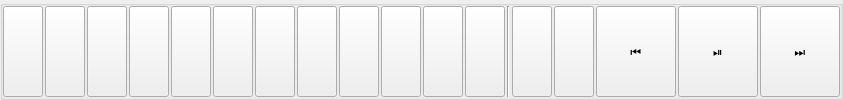
                     <widget class="QGroupBox" name="groupBox_6">
                      <property name="title">
                       <string/>
                      </property>
                      <layout class="QHBoxLayout" name="horizontalLayout_4">
                       <property name="spacing">
                        <number>2</number>
                       </property>
                       <property name="leftMargin">
                        <number>0</number>
                       </property>
                       <property name="topMargin">
                        <number>0</number>
                       </property>
                       <property name="rightMargin">
                        <number>0</number>
                       </property>
                       <property name="bottomMargin">
                        <number>0</number>
                       </property>
                       <item>
                        <widget class="QPushButton" name="pushButton_2">
                         <property name="sizePolicy">
                          <sizepolicy hsizetype="Minimum" vsizetype="Maximum">
                           <horstretch>0</horstretch>
                           <verstretch>0</verstretch>
                          </sizepolicy>
                         </property>
                         <property name="minimumSize">
                          <size>
                           <width>30</width>
                           <height>25</height>
                          </size>
                         </property>
                         <property name="maximumSize">
                          <size>
                           <width>16777205</width>
                           <height>16777204</height>
                          </size>
                         </property>
                         <property name="text">
                          <string/>
                         </property>
                         <property name="icon">
                          <iconset resource="../Imgs/imgRes.qrc">
                           <normaloff>:/Icons/f1.png</normaloff>:/Icons/f1.png</iconset>
                         </property>
                         <property name="iconSize">
                          <size>
                           <width>22</width>
                           <height>20</height>
                          </size>
                         </property>
                        </widget>
                       </item>
                       <item>
                        <widget class="QPushButton" name="pushButton_3">
                         <property name="minimumSize">
                          <size>
                           <width>30</width>
                           <height>25</height>
                          </size>
                         </property>
                         <property name="maximumSize">
                          <size>
                           <width>16777205</width>
                           <height>16777204</height>
                          </size>
                         </property>
                         <property name="text">
                          <string/>
                         </property>
                         <property name="icon">
                          <iconset resource="../Imgs/imgRes.qrc">
                           <normaloff>:/Icons/f2.png</normaloff>:/Icons/f2.png</iconset>
                         </property>
                         <property name="iconSize">
                          <size>
                           <width>22</width>
                           <height>20</height>
                          </size>
                         </property>
                        </widget>
                       </item>
                       <item>
                        <widget class="QPushButton" name="pushButton_18">
                         <property name="minimumSize">
                          <size>
                           <width>30</width>
                           <height>25</height>
                          </size>
                         </property>
                         <property name="maximumSize">
                          <size>
                           <width>16777205</width>
                           <height>16777204</height>
                          </size>
                         </property>
                         <property name="text">
                          <string/>
                         </property>
                         <property name="icon">
                          <iconset resource="../Imgs/imgRes.qrc">
                           <normaloff>:/Icons/f3.png</normaloff>:/Icons/f3.png</iconset>
                         </property>
                         <property name="iconSize">
                          <size>
                           <width>22</width>
                           <height>20</height>
                          </size>
                         </property>
                        </widget>
                       </item>
                       <item>
                        <widget class="QPushButton" name="pushButton_17">
                         <property name="minimumSize">
                          <size>
                           <width>30</width>
                           <height>25</height>
                          </size>
                         </property>
                         <property name="maximumSize">
                          <size>
                           <width>16777205</width>
                           <height>16777204</height>
                          </size>
                         </property>
                         <property name="text">
                          <string/>
                         </property>
                         <property name="icon">
                          <iconset resource="../Imgs/imgRes.qrc">
                           <normaloff>:/Icons/f4.png</normaloff>:/Icons/f4.png</iconset>
                         </property>
                         <property name="iconSize">
                          <size>
                           <width>22</width>
                           <height>20</height>
                          </size>
                         </property>
                        </widget>
                       </item>
                       <item>
                        <widget class="QPushButton" name="pushButton_16">
                         <property name="minimumSize">
                          <size>
                           <width>30</width>
                           <height>25</height>
                          </size>
                         </property>
                         <property name="maximumSize">
                          <size>
                           <width>16777205</width>
                           <height>16777204</height>
                          </size>
                         </property>
                         <property name="text">
                          <string/>
                         </property>
                         <property name="icon">
                          <iconset resource="../Imgs/imgRes.qrc">
                           <normaloff>:/Icons/f5.png</normaloff>:/Icons/f5.png</iconset>
                         </property>
                         <property name="iconSize">
                          <size>
                           <width>22</width>
                           <height>20</height>
                          </size>
                         </property>
                        </widget>
                       </item>
                       <item>
                        <widget class="QPushButton" name="pushButton_15">
                         <property name="minimumSize">
                          <size>
                           <width>30</width>
                           <height>25</height>
                          </size>
                         </property>
                         <property name="maximumSize">
                          <size>
                           <width>16777205</width>
                           <height>16777204</height>
                          </size>
                         </property>
                         <property name="text">
                          <string/>
                         </property>
                         <property name="icon">
                          <iconset resource="../Imgs/imgRes.qrc">
                           <normaloff>:/Icons/f6.png</normaloff>:/Icons/f6.png</iconset>
                         </property>
                         <property name="iconSize">
                          <size>
                           <width>22</width>
                           <height>20</height>
                          </size>
                         </property>
                        </widget>
                       </item>
                       <item>
                        <widget class="QPushButton" name="pushButton_14">
                         <property name="minimumSize">
                          <size>
                           <width>30</width>
                           <height>25</height>
                          </size>
                         </property>
                         <property name="maximumSize">
                          <size>
                           <width>16777205</width>
                           <height>16777204</height>
                          </size>
                         </property>
                         <property name="text">
                          <string/>
                         </property>
                         <property name="icon">
                          <iconset resource="../Imgs/imgRes.qrc">
                           <normaloff>:/Icons/f7.png</normaloff>:/Icons/f7.png</iconset>
                         </property>
                         <property name="iconSize">
                          <size>
                           <width>22</width>
                           <height>20</height>
                          </size>
                         </property>
                        </widget>
                       </item>
                       <item>
                        <widget class="QPushButton" name="pushButton_13">
                         <property name="minimumSize">
                          <size>
                           <width>30</width>
                           <height>25</height>
                          </size>
                         </property>
                         <property name="maximumSize">
                          <size>
                           <width>16777205</width>
                           <height>16777204</height>
                          </size>
                         </property>
                         <property name="text">
                          <string/>
                         </property>
                         <property name="icon">
                          <iconset resource="../Imgs/imgRes.qrc">
                           <normaloff>:/Icons/f8.png</normaloff>:/Icons/f8.png</iconset>
                         </property>
                         <property name="iconSize">
                          <size>
                           <width>22</width>
                           <height>20</height>
                          </size>
                         </property>
                        </widget>
                       </item>
                       <item>
                        <widget class="QPushButton" name="pushButton_12">
                         <property name="minimumSize">
                          <size>
                           <width>30</width>
                           <height>25</height>
                          </size>
                         </property>
                         <property name="maximumSize">
                          <size>
                           <width>16777205</width>
                           <height>16777204</height>
                          </size>
                         </property>
                         <property name="text">
                          <string/>
                         </property>
                         <property name="icon">
                          <iconset resource="../Imgs/imgRes.qrc">
                           <normaloff>:/Icons/f9.png</normaloff>:/Icons/f9.png</iconset>
                         </property>
                         <property name="iconSize">
                          <size>
                           <width>22</width>
                           <height>20</height>
                          </size>
                         </property>
                        </widget>
                       </item>
                       <item>
                        <widget class="QPushButton" name="pushButton_11">
                         <property name="minimumSize">
                          <size>
                           <width>30</width>
                           <height>25</height>
                          </size>
                         </property>
                         <property name="maximumSize">
                          <size>
                           <width>16777205</width>
                           <height>16777204</height>
                          </size>
                         </property>
                         <property name="text">
                          <string/>
                         </property>
                         <property name="icon">
                          <iconset resource="../Imgs/imgRes.qrc">
                           <normaloff>:/Icons/f10.png</normaloff>:/Icons/f10.png</iconset>
                         </property>
                         <property name="iconSize">
                          <size>
                           <width>22</width>
                           <height>20</height>
                          </size>
                         </property>
                        </widget>
                       </item>
                       <item>
                        <widget class="QPushButton" name="pushButton_10">
                         <property name="minimumSize">
                          <size>
                           <width>30</width>
                           <height>25</height>
                          </size>
                         </property>
                         <property name="maximumSize">
                          <size>
                           <width>16777205</width>
                           <height>16777204</height>
                          </size>
                         </property>
                         <property name="text">
                          <string/>
                         </property>
                         <property name="icon">
                          <iconset resource="../Imgs/imgRes.qrc">
                           <normaloff>:/Icons/f11.png</normaloff>:/Icons/f11.png</iconset>
                         </property>
                         <property name="iconSize">
                          <size>
                           <width>22</width>
                           <height>20</height>
                          </size>
                         </property>
                        </widget>
                       </item>
                       <item>
                        <widget class="QPushButton" name="pushButton_9">
                         <property name="minimumSize">
                          <size>
                           <width>30</width>
                           <height>25</height>
                          </size>
                         </property>
                         <property name="maximumSize">
                          <size>
                           <width>16777205</width>
                           <height>16777204</height>
                          </size>
                         </property>
                         <property name="text">
                          <string/>
                         </property>
                         <property name="icon">
                          <iconset resource="../Imgs/imgRes.qrc">
                           <normaloff>:/Icons/f12.png</normaloff>:/Icons/f12.png</iconset>
                         </property>
                         <property name="iconSize">
                          <size>
                           <width>22</width>
                           <height>20</height>
                          </size>
                         </property>
                        </widget>
                       </item>
                       <item>
                        <widget class="Line" name="line_8">
                         <property name="orientation">
                          <enum>Qt::Vertical</enum>
                         </property>
                        </widget>
                       </item>
                       <item>
                        <widget class="QPushButton" name="pushButton_8">
                         <property name="minimumSize">
                          <size>
                           <width>30</width>
                           <height>30</height>
                          </size>
                         </property>
                         <property name="maximumSize">
                          <size>
                           <width>16777205</width>
                           <height>16777204</height>
                          </size>
                         </property>
                         <property name="text">
                          <string/>
                         </property>
                         <property name="icon">
                          <iconset resource="../Imgs/imgRes.qrc">
                           <normaloff>:/Icons/volumeDown.png</normaloff>:/Icons/volumeDown.png</iconset>
                         </property>
                         <property name="iconSize">
                          <size>
                           <width>19</width>
                           <height>19</height>
                          </size>
                         </property>
                        </widget>
                       </item>
                       <item>
                        <widget class="QPushButton" name="pushButton_7">
                         <property name="minimumSize">
                          <size>
                           <width>30</width>
                           <height>30</height>
                          </size>
                         </property>
                         <property name="maximumSize">
                          <size>
                           <width>16777205</width>
                           <height>16777204</height>
                          </size>
                         </property>
                         <property name="text">
                          <string/>
                         </property>
                         <property name="icon">
                          <iconset resource="../Imgs/imgRes.qrc">
                           <normaloff>:/Icons/volumeUp.png</normaloff>:/Icons/volumeUp.png</iconset>
                         </property>
                         <property name="iconSize">
                          <size>
                           <width>18</width>
                           <height>18</height>
                          </size>
                         </property>
                        </widget>
                       </item>
                       <item>
                        <widget class="QPushButton" name="pushButton_6">
                         <property name="minimumSize">
                          <size>
                           <width>30</width>
                           <height>30</height>
                          </size>
                         </property>
                         <property name="maximumSize">
                          <size>
                           <width>16777205</width>
                           <height>16777204</height>
                          </size>
                         </property>
                         <property name="text">
                          <string>⏮</string>
                         </property>
                        </widget>
                       </item>
                       <item>
                        <widget class="QPushButton" name="pushButton_5">
                         <property name="minimumSize">
                          <size>
                           <width>30</width>
                           <height>30</height>
                          </size>
                         </property>
                         <property name="maximumSize">
                          <size>
                           <width>16777205</width>
                           <height>16777204</height>
                          </size>
                         </property>
                         <property name="text">
                          <string>⏯</string>
                         </property>
                        </widget>
                       </item>
                       <item>
                        <widget class="QPushButton" name="pushButton_4">
                         <property name="minimumSize">
                          <size>
                           <width>30</width>
                           <height>30</height>
                          </size>
                         </property>
                         <property name="maximumSize">
                          <size>
                           <width>16777205</width>
                           <height>16777204</height>
                          </size>
                         </property>
                         <property name="text">
                          <string>⏭</string>
                         </property>
                        </widget>
                       </item>
                      </layout>
                     </widget>
